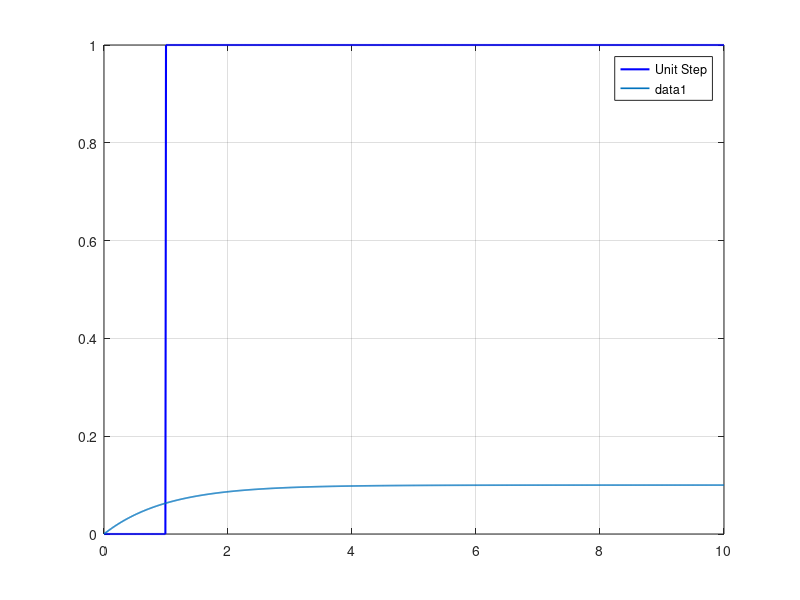

This chart was generated by the following MATLAB code: (Note: this script raises an error after producing the figure.)
%%Name: Mohammad Hatem
%%Subject: Lab1 
%%Title: Open Loop - First Order System Analysis 

clc
clear all
close all

%%Changing K

k = 1;
taw = 1;

num=k;
den=[taw 1];

G = tf(num,den);

t = 0:0.01:10;

figure;

unitstep = zeros(size(t));
unitstep(t>=1) = 1;
plot(t,unitstep,'b','LineWidth',1.5)
legend('Unit Step')
hold on
grid on

k_values = [0.1 0.5 1 2];

for i = 1:numel(k_values)

OpenLoopSystem_Variable_k = k_values(i)*G;

[OpenLoopSystem_Variable_k,~] = step(OpenLoopSystem_Variable_k,t);
plot(t,OpenLoopSystem_Variable_k,'LineWidth',1.2);

hold on

    legendLabel{i} = "Kp = " + num2str(k_values(i));

end

legend(['Unit step';legendLabel'],'Location','best');  %This line took an effort to be adjusted
title('Open Loop - First Order System with variable K')

%%Changing Time Constant 

tau_values = [0.5 1 2];

figure;

unitstep = zeros(size(t));
unitstep(t>=1) = 1;
plot(t,unitstep,'b','LineWidth',1.5)
legend('Unit Step')
hold on
grid on

for i = 1:numel(tau_values)

OpenLoopSystem_Variable_tau = tf(k, [tau_values(i) 1]);

[OpenLoopSystem_Variable_tau,~] = step(OpenLoopSystem_Variable_tau,t);
plot(t,OpenLoopSystem_Variable_tau,'LineWidth',1.2);

hold on

legendLabel{i} = "\tau = " + num2str(tau_values(i));
end

legend(['Unit step';legendLabel'],'Location','best');  %This line took an effort to be adjusted
title('Open Loop - First Order System with variable \tau')
